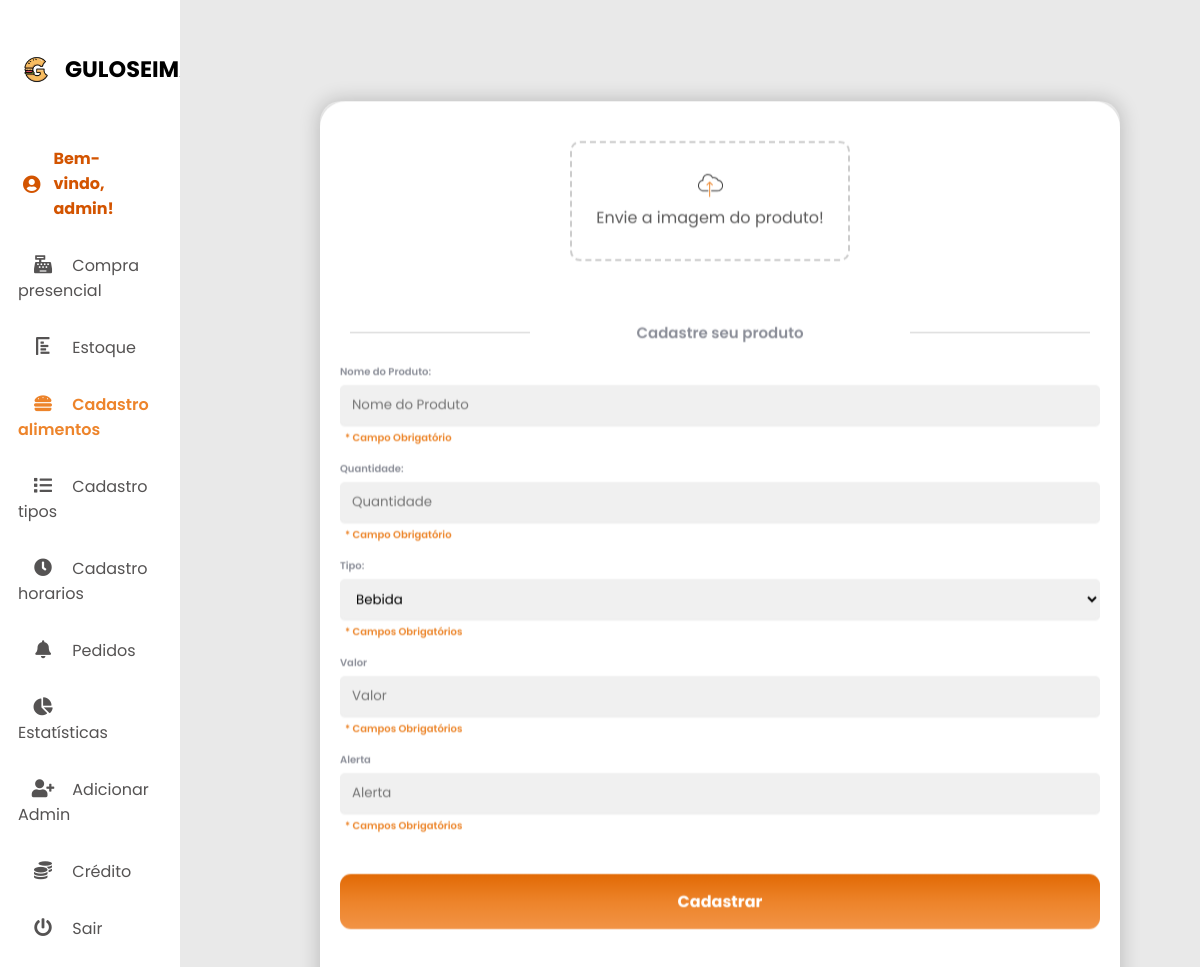
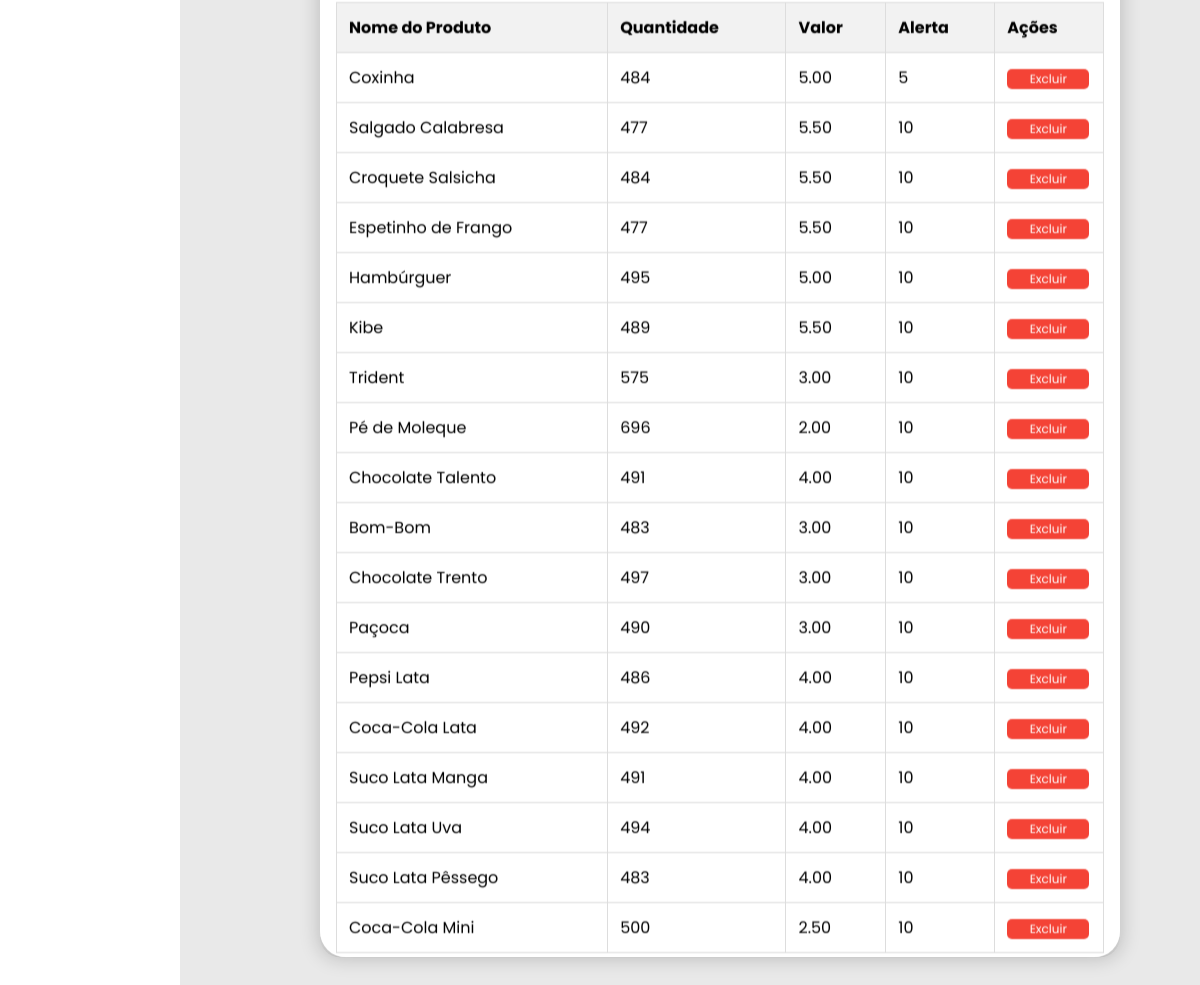
The page /Site/cadastroAlimentos.php (signed in) on the database its author committed (2 pictures, top to bottom).
### tables this page shows
CREATE TABLE `produto` (
  `id` int(11) NOT NULL,
  `nomeProd` varchar(250) DEFAULT NULL,
  `quantidade` int(11) DEFAULT NULL,
  `valor` decimal(10,2) DEFAULT NULL,
  `disponibilidade` tinyint(1) NOT NULL,
  `imagem` varchar(500) DEFAULT NULL,
  `alerta` int(11) NOT NULL,
  `fk_tipoProduto_id` int(11) DEFAULT NULL
);

### Site/cadastroAlimentos.php (the view, shortened to what this page needs)
<?php
require_once 'config.php';
$sql = "SELECT * FROM produto";
$result = $conexao->query($sql);
?>
<!DOCTYPE html>
<html lang="en">
<head>
    <link rel="stylesheet" href="style.css" />
    <link rel="stylesheet" href="https://cdnjs.cloudflare.com/ajax/libs/font-awesome/5.15.4/css/all.min.css" />
    <link rel="stylesheet" href="https://cdnjs.cloudflare.com/ajax/libs/animate.css/4.1.1/animate.min.css">
</head>
<body>
    <div class="container">
        <nav>
            <div class="navbar">
                <div class="logo">
                    <img src="Imagens/GULOSEIMA LOGO NOVO.png" alt>
                    <h1>GULOSEIMA</h1>
                </div>
                <ul>
                    <li class="user-name">
                        <i class="fas fa-user-circle"></i>
                        Bem-vindo, <?php echo $_SESSION['nome']; ?>!
                    </li>
                    <li><a href="compraPresencial.php">
                            <i class="fas fa-solid fa-cash-register"></i>
                            <span class="nav-item">Compra
                                presencial</span>
                        </a>
                    </li>
                    <li><a href="cardapioAlimentos.php">
                            <i class="fas fa-solid fa-chart-bar fa-rotate-90"></i>
                            <span class="nav-item">Estoque</span>
                        </a>
                    </li>
                    <li><a href="cadastroAlimentos.php">
                            <i class="fas fa-solid fa-hamburger" style="color: #ed842b;"></i>
                            <span class="nav-item" style="color: #ed842b; font-weight: 600;">Cadastro alimentos</span>
                        </a>
                    </li>
                    <li><a href="cadastrotipos.php">
                            <i class="fas fa-solid fa-list"></i>
                            <span class="nav-item">Cadastro tipos </span>
                        </a>
                    </li>
                    <li><a href="cadastrohorarios.php">
                            <i class="fas fa-solid fa-clock"></i>
                            <span class="nav-item">Cadastro horarios</span>
                        </a>
                    </li>
                    <li><a href="Pedidos.php">
                            <i class="fas fa-solid fa-bell"></i>
                            <span class="nav-item">Pedidos</span>
                        </a>
                    </li>
                    <li><a href="telaGraficos.php">
                            <i class="fas fa-solid fa-chart-pie"></i>
                            <span class="nav-item">Estatísticas</span>
                        </a>
                    </li>
                    <?php if (isset($_SESSION['id']) && $_SESSION['id'] == 1) { ?>
                        <li><a href="adicionarAdmin.php">
                                <i class="fas fa-solid fa-user-plus"></i>
                                <span class="nav-item">Adicionar Admin</span>
                            </a>
                        </li>
                    <?php } ?>
                    <li><a href="AdicionarCredito.php">
                            <i class="fas fa-coins"></i>
                            <span class="nav-item">Crédito</span>
                        </a>
                    </li>
                    <li><a href="tela-login/index.html">
                            <i class="fas fa-solid fa-power-off"></i>
                            <span class="nav-item">Sair</span>
                        </a>
                    </li>
                </ul>
            </div>
        </nav>
        <div style="top: 50vh; transform: translate(-50%, -50%);position: absolute; left: 60%; ">
            <section
                style="border-radius: 20px; overflow-y:hidden;animation: pulse; animation-duration: 1s; box-shadow: 0 0px 20px 1px rgba(0, 0, 0, 0.2);">
                <div class="modal" style="max-height: 90vh ; overflow-y: auto;   ">
                    <form class="form" method="POST" action="<?php echo $_SERVER['PHP_SELF']; ?>"
                        enctype="multipart/form-data">
                        <div class="payment--options">
                            <label for="file" class="labelFile">
                                <span class="icon">
                                </span>
                                <p>Envie a imagem do produto!</p>
                            </label>
                        </div>
                        <div class="separator">
                            <hr class="line">
                            <p>Cadastre seu produto</p>
                            <hr class="line">
                        </div>
                        <div class="credit-card-info--form">
                            <div class="input_container">
                                <label for="password_field" class="input_label">Nome do Produto:</label>
                                <input id="password_field" class="input_field" type="text" name="nomeProd"
                                    title="Input title" placeholder="Nome do Produto" required>
                                <label for="password_field" class="input_label"
                                    style="padding-left: 5px; color: #ed862b;">*
                                    Campo Obrigatório</label>
                            </div>
                            <div class="input_container">
                                <label for="password_field" class="input_label">Quantidade:</label>
                                <input id="password_field" class="input_field" type="number" name="quantidade"
                                    title="Input title" placeholder="Quantidade" min="1" step="1" required>
                                <label for="password_field" class="input_label"
                                    style="padding-left: 5px; color: #ed862b;">*
                                    Campo Obrigatório</label>
                            </div>
                            <div class="input_container">
                                <label for="tipo_produto" class="input_label">Tipo:</label>
                                <?php
                                $sql_tipoproduto = "SELECT id, tipoproduto FROM tipoproduto where id !=1";
                                $result_tipoproduto = $conexao->query($sql_tipoproduto);
                                if ($result_tipoproduto->num_rows > 0) {
                                    echo '<select class="input_field" name="tipo_produto">';
                                    while ($row_tipoproduto = $result_tipoproduto->fetch_assoc()) {
                                        echo "<option value='" . $row_tipoproduto["id"] . "'>" . $row_tipoproduto["tipoproduto"] . "</option>";
                                    }
                                    echo '</select>';
                                } else {
                                    echo '<input class="input_field" readonly style="padding-top:3" placeholder="Nenhum tipo de produto encontrado">';
                                }
                                ?>
                                <label for="password_field" class="input_label"
                                    style="padding-left: 5px; color: #ed862b;">*
                                    Campos Obrigatórios</label>
                            </div>
                            <div class="input_container">
                                <label for="password_field" class="input_label">Valor</label>
                                <input id="password_field" class="input_field" type="number" name="valor" title="CVV"
                                    placeholder="Valor" min="0.01" step="0.01" required>
                                <label for="password_field" class="input_label"
                                    style="padding-left: 5px; color: #ed862b;">*
                                    Campos Obrigatórios</label>
                            </div>
                            <div class="input_container">
                                <label for="password_field" class="input_label">Alerta</label>
                                <input id="password_field" class="input_field" type="number" name="alerta" title="CVV"
                                    placeholder="Alerta" min="0.01" step="0.01" required>
                                <label for="password_field" class="input_label"
                                    style="padding-left: 5px; color: #ed862b;">*
                                    Campos Obrigatórios</label>
                            </div>
                        </div>
                        <button class="btn" type="submit">Cadastrar</button>
                    </form>
                    <table>
                        <thead>
                            <tr>
                                <th>Nome do Produto</th>
                                <th>Quantidade</th>
                                <th>Valor</th>
                                <th>Alerta</th>
                                <th>Ações</th>
                            </tr>
                        </thead>
                        <tbody>
                            <?php while ($row = $result->fetch_assoc()) { ?>
                                <tr id="prod-<?php echo $row['id']; ?>">
                                    <td class="nomeProd"><?php echo $row['nomeProd']; ?></td>
                                    <td class="quantidade"><?php echo $row['quantidade']; ?></td>
                                    <td class="valor"><?php echo $row['valor']; ?></td>
                                    <td class="alerta"><?php echo $row['alerta']; ?></td>
                                    <td>
                                        <button class="delete-btn action-btn"
                                            onclick="deleteProd(<?php echo $row['id']; ?>)">Excluir</button>
                                    </td>
                                </tr>
                            <?php } ?>
                        </tbody>
                    </table>
                </div>
            </section>
        </div>
    </div>
</body>
</html>

### Site/style.css (style rules this page uses)
* { margin: 0; padding: 0; outline: none; border: none; text-decoration: none; list-style: none; box-sizing: border-box; font-family: "Poppins", sans-serif; }
body { background: rgb(233, 233, 233); overflow-x: hidden; }
.container { display: flex; width: 100%; margin: auto; height: auto; z-index: 10; }
nav { position: sticky; top: 0; left: 0; bottom: 0; width: 15%; height: 110vh; background: #fff; overflow-y: auto; z-index: 10; max-height: 100vh; }
.navbar { width: 80%; margin: 0 auto; z-index: 10; }
.logo { margin: 2rem 0 2.5rem 0; padding-bottom: 0rem; display: flex; align-items: center; width: 2rem; }
.logo img { width: 37px; height: 37px; border-radius: 50%; }
.logo h1 { margin-right: 15rem; text-transform: uppercase; font-size: 1.4rem; }
ul { margin: 0 auto; }
li { padding-bottom: 2rem; }
li a { font-size: 16px; color: rgb(85, 83, 83); }
nav i { width: 50px; font-size: 18px; text-align: center; }
h1 { margin: 20px 10px; }
.input_field { width: auto; height: 40px; padding: 0 0 0 16px; border-radius: 9px; outline: none; background-color: #f0f0f0; transition: all 0.3s cubic-bezier(0.15, 0.83, 0.66, 1); padding: 0 0 0 12px; border-radius: 5px; outline: none; filter: drop-shadow(0px 1px 0px #efefef) drop-shadow(0px 1px 0.5px rgba(239, 239, 239, 0.5)); transition: all 0.3s cubic-bezier(0.15, 0.83, 0.66, 1); }
.modal { width: fit-content; height: fit-content; background: #FFFFFF; box-shadow: 0px 187px 75px rgba(0, 0, 0, 0.01), 0px 105px 63px rgba(0, 0, 0, 0.05), 0px 47px 47px rgba(0, 0, 0, 0.09), 0px 12px 26px rgba(0, 0, 0, 0.1), 0px 0px 0px rgba(0, 0, 0, 0.1); border-radius: 26px; }
.form { display: flex; flex-direction: column; gap: 20px; padding: 20px; }
.payment--options { width: calc(100% - 40px); display: grid; grid-template-columns: 33% 34% 33%; gap: 20px; padding: 10px; }
.separator { width: calc(100% - 20px); display: grid; grid-template-columns: 1fr 2fr 1fr; gap: 10px; color: #8B8E98; margin: 0 10px; }
.separator>p { word-break: keep-all; display: block; text-align: center; font-weight: 600; font-size: 15px; margin: auto; }
.separator .line { display: inline-block; width: 100%; height: 1px; border: 0; background-color: #cecece; margin: auto; }
.credit-card-info--form { display: flex; flex-direction: column; gap: 15px; }
.input_container { width: 100%; height: fit-content; display: flex; flex-direction: column; gap: 5px; }
.input_label { font-size: 10px; color: #8B8E98; font-weight: 600; }
.btn { height: 55px; background: #F2F2F2; border-radius: 11px; border: 0; outline: none; color: #ffffff; font-size: 16px; font-weight: 700; background: linear-gradient(0deg, #f29446 0%, #ed842b 50%, #E26A05 100%); box-shadow: 0px 0px 0px 0px #FFFFFF, 0px 0px 0px 0px #000000; transition: all 0.3s cubic-bezier(0.15, 0.83, 0.66, 1); padding-left: 50px; padding-right: 50px; margin-top: 10px; cursor: pointer; }
.input_field[type=number] { -moz-appearance: textfield; }
.labelFile { display: flex; flex-direction: column; justify-content: center; margin-left: 30px; width: 280px; height: 120px; border: 2px dashed #ccc; align-items: center; text-align: center; padding: 5px; border-radius: 10px; color: #5c5b5b; cursor: pointer; -webkit-border-radius: 10px; -moz-border-radius: 10px; -ms-border-radius: 10px; -o-border-radius: 10px; }

### Site/cadastroAlimentos.php (style rules this page uses)
body { overflow: hidden; }
.user-name { color: #D35400; font-weight: bold; margin-right: 20px; display: flex; align-items: center; }
.user-name i { margin-right: 8px; }
table { width: 96%; margin: 2%; border-collapse: collapse; margin-top: 20px; }
table, th, td { border: 1px solid #ddd; }
th, td { padding: 12px; text-align: left; }
th { background-color: #f2f2f2; }
.action-btn { padding: 1px; text-align: center; width: 98%; border: none; border-radius: 5px; cursor: pointer; font-size: 12px; }
.delete-btn { background-color: #f44336; color: white; }
.btn { margin-top: 20px; padding: 10px 20px; background-color: #D35400; color: white; border: none; border-radius: 11px; cursor: pointer; }
.modal { width: fit-content; height: fit-content; background: #FFFFFF; box-shadow: 0px 187px 75px rgba(0, 0, 0, 0.01), 0px 105px 63px rgba(0, 0, 0, 0.05), 0px 47px 47px rgba(0, 0, 0, 0.09), 0px 12px 26px rgba(0, 0, 0, 0.1), 0px 0px 0px rgba(0, 0, 0, 0.1); border-radius: 26px; width: 800px; }
.payment--options { padding: 20px 200px; }

### rows shown on the page
produto: nomeProd "Coxinha", quantidade "484", valor "5.00", alerta "5"
produto: nomeProd "Salgado Calabresa", quantidade "477", valor "5.50", alerta "10"
produto: nomeProd "Croquete Salsicha", quantidade "484", valor "5.50", alerta "10"
produto: nomeProd "Espetinho de Frango", quantidade "477", valor "5.50", alerta "10"
produto: nomeProd "Hambúrguer", quantidade "495", valor "5.00", alerta "10"
produto: nomeProd "Kibe", quantidade "489", valor "5.50", alerta "10"
produto: nomeProd "Trident", quantidade "575", valor "3.00", alerta "10"
produto: nomeProd "Pé de Moleque", quantidade "696", valor "2.00", alerta "10"
produto: nomeProd "Chocolate Talento", quantidade "491", valor "4.00", alerta "10"
produto: nomeProd "Bom-Bom", quantidade "483", valor "3.00", alerta "10"
produto: nomeProd "Chocolate Trento", quantidade "497", valor "3.00", alerta "10"
produto: nomeProd "Paçoca", quantidade "490", valor "3.00", alerta "10"
produto: nomeProd "Pepsi Lata", quantidade "486", valor "4.00", alerta "10"
produto: nomeProd "Coca-Cola Lata", quantidade "492", valor "4.00", alerta "10"
produto: nomeProd "Suco Lata Manga", quantidade "491", valor "4.00", alerta "10"
produto: nomeProd "Suco Lata Uva", quantidade "494", valor "4.00", alerta "10"
produto: nomeProd "Suco Lata Pêssego", quantidade "483", valor "4.00", alerta "10"
produto: nomeProd "Coca-Cola Mini", quantidade "500", valor "2.50", alerta "10"

### other values the page prints
$_SESSION['nome'] "admin"
form field tipo_produto "Bebida"
